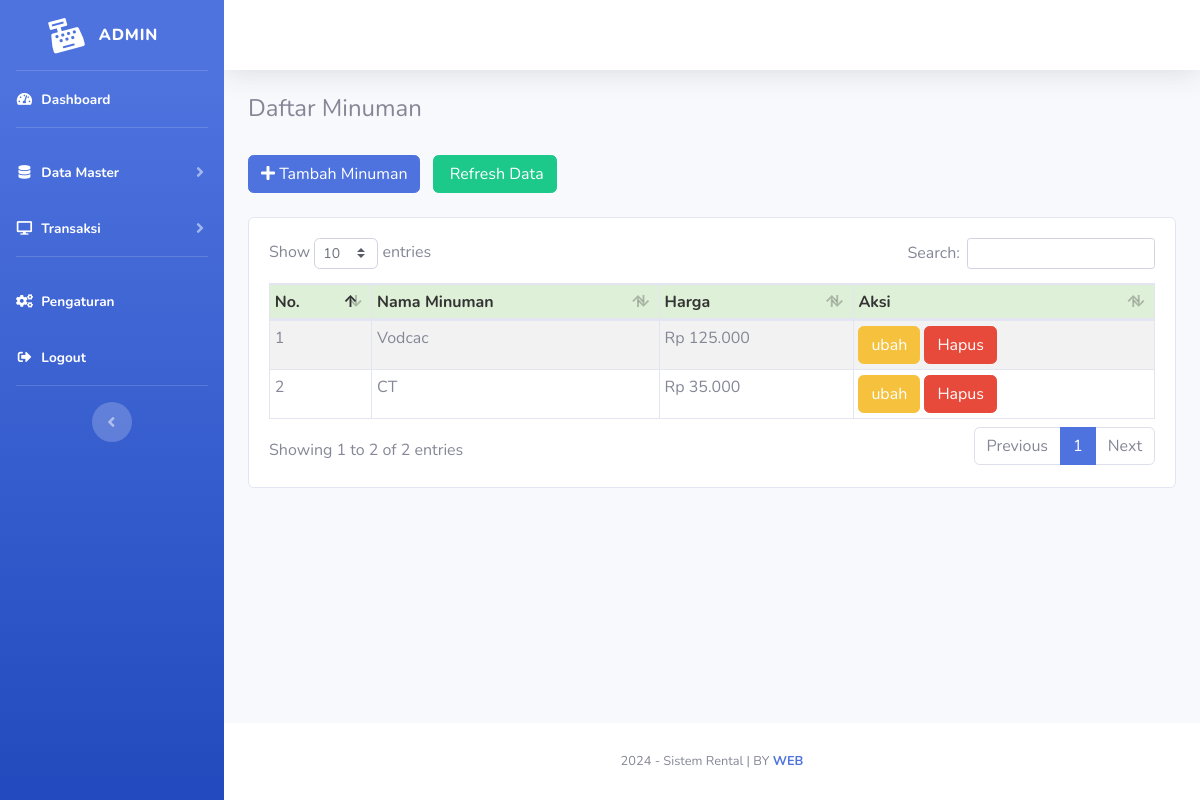
/admin.php?page=minuman (signed in), run on the app's committed database.
### tables this page shows
CREATE TABLE `minuman` (
  `id` int(11) NOT NULL,
  `nama` varchar(128) NOT NULL,
  `harga` int(64) NOT NULL
);

### module/minuman/index.php (the view, shortened to what this page needs)
<h4>Daftar Minuman</h4>
<br />
<button type="button" class="btn btn-primary btn-md mr-2" data-toggle="modal" data-target="#myModal">
    <i class="fa fa-plus"></i> Tambah Minuman</button>
<a href="index.php?page=minuman" class="btn btn-success btn-md">
    <i class="fa fa-refresh"></i> Refresh Data</a>
<br />
<div class="card card-body">
    <div class="table-responsive">
        <table class="table table-bordered table-striped table-sm" id="example1">
            <thead>
                <tr style="background:#DFF0D8;color:#333;">
                    <th>No.</th>
                    <th>Nama Minuman</th>
                    <th>Harga</th>
                    <th>Aksi</th>
                </tr>
            </thead>
            <tbody>
                <?php
                $host = "localhost";
                $user = "root";
                $password = "";
                $database = "mydb";
                $conn = new mysqli($host, $user, $password, $database);
                $query = "SELECT * FROM minuman";
                $result = $conn->query($query);
                $no = 1;
                while ($row = $result->fetch_assoc()) {
                ?>
                    <tr>
                        <td><?= $no++; ?></td>
                        <td><?= $row['nama']; ?></td>
                        <td><?= 'Rp ' . number_format($row['harga'], 0, ',', '.'); ?></td>
                        <td>
                            <a href="admin.php?page=minuman/edit&id=<?php echo $row['id']; ?>" class="btn btn-warning btn-xs">ubah</a>
                            <a href="fungsi/hapus.php?minuman=hapus&id=<?php echo $row['id']; ?>" onclick="javascript:return confirm('Hapus Data Paket ?');"><button class="btn btn-danger btn-xs">Hapus</button></a>
                        </td>
                    </tr>
                <?php
                }
                ?>
            </tbody>
        </table>
    </div>
</div>

### data on the page
minuman: nama "Vodcac", harga "125.000"
minuman: nama "CT", harga "35.000"
